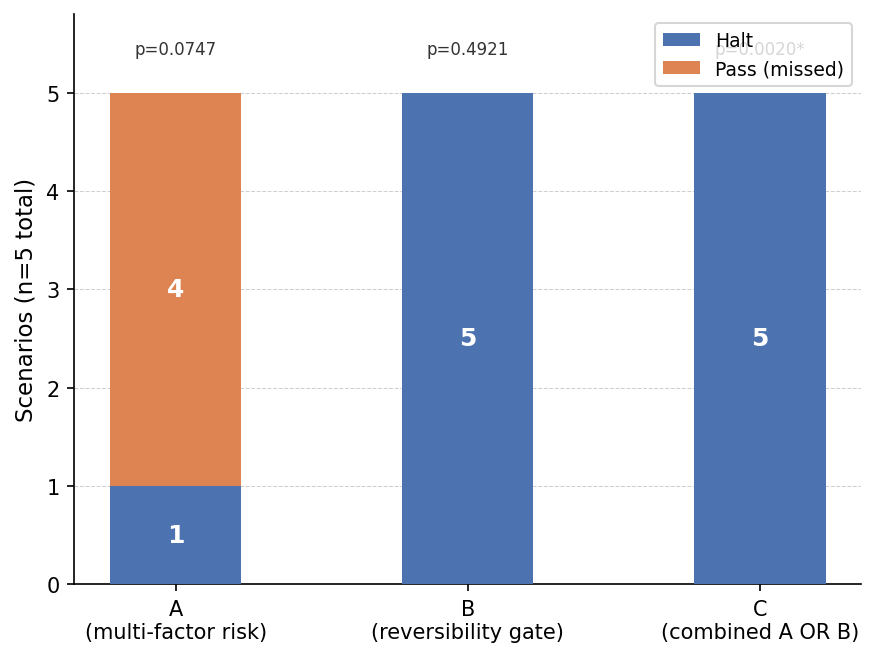

Python code for this plot:
"""
Figure 2: Low-risk + irreversible cell breakdown.

Stacked bar showing li_halt vs li_pass counts for each classifier in the headline
test cell (low risk + irreversible, n=5). Renders fig2-low-irrev-cell.png.
"""
import matplotlib
matplotlib.use('Agg')
import matplotlib.pyplot as plt
import numpy as np

CLASSIFIERS = ['A\n(multi-factor risk)', 'B\n(reversibility gate)', 'C\n(combined A OR B)']
LI_HALT = [1, 5, 5]
LI_PASS = [4, 0, 0]
N = 5

x = np.arange(len(CLASSIFIERS))
width = 0.45

fig, ax = plt.subplots(figsize=(6, 4.5))
fig.patch.set_facecolor('white')
ax.set_facecolor('white')

bars_halt = ax.bar(x, LI_HALT, width, label='Halt', color='#4C72B0', zorder=3)
bars_pass = ax.bar(x, LI_PASS, width, bottom=LI_HALT,
                   label='Pass (missed)', color='#DD8452', zorder=3)

# Annotate counts inside bars
for i, (h, p) in enumerate(zip(LI_HALT, LI_PASS)):
    if h > 0:
        ax.text(i, h / 2, str(h), ha='center', va='center',
                fontsize=12, fontweight='bold', color='white')
    if p > 0:
        ax.text(i, h + p / 2, str(p), ha='center', va='center',
                fontsize=12, fontweight='bold', color='white')

ax.set_xticks(x)
ax.set_xticklabels(CLASSIFIERS, fontsize=10)
ax.set_ylabel('Scenarios (n=5 total)', fontsize=11)
ax.set_ylim(0, N + 0.8)
ax.set_yticks(range(N + 1))
ax.legend(fontsize=9, loc='upper right')
ax.grid(axis='y', linestyle='--', linewidth=0.5, alpha=0.6, zorder=0)
ax.spines['top'].set_visible(False)
ax.spines['right'].set_visible(False)

# Fisher p annotations
fisher_p = [0.0747, 0.4921, 0.0020]
for i, p in enumerate(fisher_p):
    label = f'p={p:.4f}{"*" if p < 0.05 else ""}'
    ax.text(i, N + 0.35, label, ha='center', va='bottom', fontsize=8, color='#333333')

plt.tight_layout()
plt.savefig('figures/fig2-low-irrev-cell.png', dpi=150, bbox_inches='tight')
print('Wrote figures/fig2-low-irrev-cell.png')
